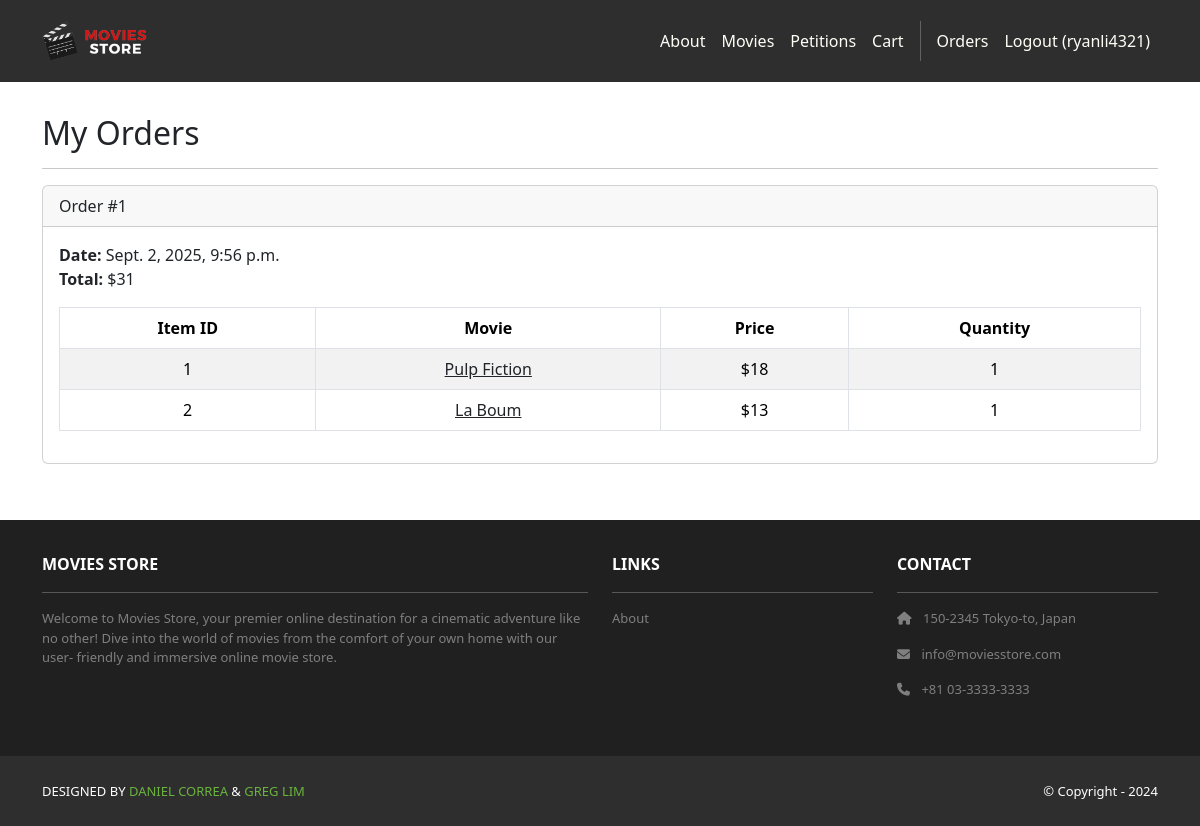
Page /accounts/orders/ (signed in) on the committed database.
### cart/models.py (models this page shows, shortened)
class Order(models.Model):
    id = models.AutoField(primary_key=True)
    total = models.IntegerField()
    date = models.DateTimeField(auto_now_add=True)
    user = models.ForeignKey(User,
        on_delete=models.CASCADE)

class Item(models.Model):
    id = models.AutoField(primary_key=True)
    price = models.IntegerField()
    quantity = models.IntegerField()
    order = models.ForeignKey(Order,
        on_delete=models.CASCADE)
    movie = models.ForeignKey(Movie,
        on_delete=models.CASCADE)

### movies/models.py (models this page shows, shortened)
class Movie(models.Model):
    id = models.AutoField(primary_key=True)
    name = models.CharField(max_length=255)
    price = models.IntegerField()
    description = models.TextField()
    image = models.ImageField(upload_to='movie_images/')

### accounts/views.py (the view)
# urls.py: path('orders/', views.orders, name='accounts.orders'),
@login_required
def orders(request):
    template_data = {}
    template_data['title'] = 'Orders'
    template_data['orders'] = request.user.order_set.all()
    return render(request, 'accounts/orders.html',
        {'template_data': template_data})

### accounts/templates/accounts/orders.html
{% extends 'base.html' %}
{% block content %}
<div class="p-3">
  <div class="container">
    <div class="row mt-3">
      <div class="col mx-auto mb-3">
        <h2>My Orders</h2>
        <hr />
        {% for order in template_data.orders %}
        <div class="card mb-4">
          <div class="card-header">
            Order #{{ order.id }}
          </div>
          <div class="card-body">
            <b>Date:</b> {{ order.date }}<br />
            <b>Total:</b> ${{ order.total }}<br />
            <table class="table table-bordered
              table-striped text-center mt-3">
              <thead>
                <tr>
                  <th scope="col">Item ID</th>
                  <th scope="col">Movie</th>
                  <th scope="col">Price</th>
                  <th scope="col">Quantity</th>
                </tr>
              </thead>
              <tbody>
                {% for item in order.item_set.all %}
                <tr>
                  <td>{{ item.movie.id }}</td>
                  <td>
                    <a class="link-dark"
                      href="{% url 'movies.show'
                      id=item.movie.id %}">
                      {{ item.movie.name }}
                    </a>
                  </td>
                  <td>${{ item.movie.price }}</td>
                  <td>{{ item.quantity }}</td>
                </tr>
                {% endfor %}
              </tbody>
            </table>
          </div>
        </div>
        {% endfor %}
      </div>
    </div>
  </div>
</div>
{% endblock content %}

### moviesstore/templates/base.html (shortened to what this page needs)
<!DOCTYPE html>
<html>
  {% load static %}
  <head>
    <link href=
      "https://cdn.jsdelivr.net/npm/bootstrap@5.3.3/dist/css/bootstrap.min.css" rel="stylesheet"
>
    <link rel="stylesheet"
      href="https://cdnjs.cloudflare.com/ajax/libs/font-awesome/6.1.1/css/all.min.css">
    <link rel="stylesheet" type="text/css"
          href="{% static 'css/style.css' %}">
  </head>
  <body>
      <nav class="p-3 navbar navbar-dark bg-dark
         navbar-expand-lg">
      <div class="container">
        <a class="navbar-brand"
           href="{% url 'home.index' %}">
          <img src="{% static 'img/logo.png' %}" alt="logo"
               height="40" />
        </a>
        <div class="collapse navbar-collapse"
             id="navbarNavAltMarkup">
          <div class="navbar-nav ms-auto navbar-ml">
            <a class="nav-link"
               href="{% url 'home.about' %}">About</a>
               <a class="nav-link" href=
              "{% url 'movies.index' %}">Movies</a>
              <a class="nav-link"
              href="{% url 'petitions:list' %}">Petitions</a>
              <a class="nav-link"
              href="{% url 'cart.index' %}">Cart</a>
              {% if user.is_authenticated %}
              <a class="nav-link"
              href="{% url 'accounts.orders' %}">Orders
              </a>
              <a class="nav-link"
                href="{% url 'accounts.logout' %}">Logout ({{ user.username }})</a>
            {% endif %}
          </div>
        </div>
      </div>
    </nav>
    <div>
      {% block content %}
      {% endblock content %}
    </div>
      <section class="p-3 ms-footer d-none d-md-block">
      <div class="container">
        <div class="row mt-3 text-white">
          <div class="col-md-6 col-lg-6 col-xl-6
               mx-auto mb-4">
            <b>MOVIES STORE</b>
            <hr />
            <p>
              Welcome to Movies Store, your premier online
              destination for a cinematic adventure like no
              other! Dive into the world of movies from the
              comfort of your own home with our user-
              friendly and immersive online movie store.
            </p>
          </div>
          <div class="col-md-3 col-lg-3 col-xl-3
               mx-auto mb-4">
            <b>LINKS</b>
            <hr />
            <p><a class="nav-link"
              href="{% url 'home.about' %}">
              About
            </a></p>
          </div>
          <div class="col-md-3 col-lg-3 col-xl-3 mx-auto
               mb-4">
            <b>CONTACT</b>
            <hr />
            <p><i class="fas fa-home me-2"></i>
              150-2345 Tokyo-to, Japan
            </p>
            <p><i class="fas fa-envelope me-2"></i>
              info@moviesstore.com
            </p>
            <p><i class="fas fa-phone me-2"></i>
              +81 03-3333-3333
            </p>
          </div>
        </div>
      </div>
    </section>
    <section class="p-3 ms-footer-bottom bg-dark">
      <div class="container d-flex
           justify-content-between">
        <div class="me-5 text-white">
          <span>DESIGNED BY
            <a href="https://www.x.com/danielgarax"
            target="_blank">DANIEL CORREA</a> &
            <a href="https://www.x.com/greglim81"
            target="_blank">GREG LIM</a>
          </span>
        </div>
        <div class="text-white">
          <span>© Copyright - 2024</span>
        </div>
      </div>
    </section>
  </body>
</html>

### moviesstore/static/css/style.css (style rules this page uses)
.navbar a.nav-link { color: #FFFEF6 !important; }
.bg-dark { background-color: #2E2E2E !important; }
.ms-footer { background-color: #202020; }
.ms-footer p { color: #7F7F7F; font-size: 13px; }
.ms-footer-bottom span { font-size: 13px; line-height: 38px; }
.ms-footer-bottom a { color: #6ab43e; text-decoration: none; }

### rows in the picture
Order: id "1", date "Sept. 2, 2025, 9:56 p.m.", total "31"
Item: movie.id "1", movie.name "Pulp Fiction", movie.price "18", quantity "1"
Item: movie.id "2", movie.name "La Boum", movie.price "13", quantity "1"

### other values in the picture
{{ user.username }} "ryanli4321"
